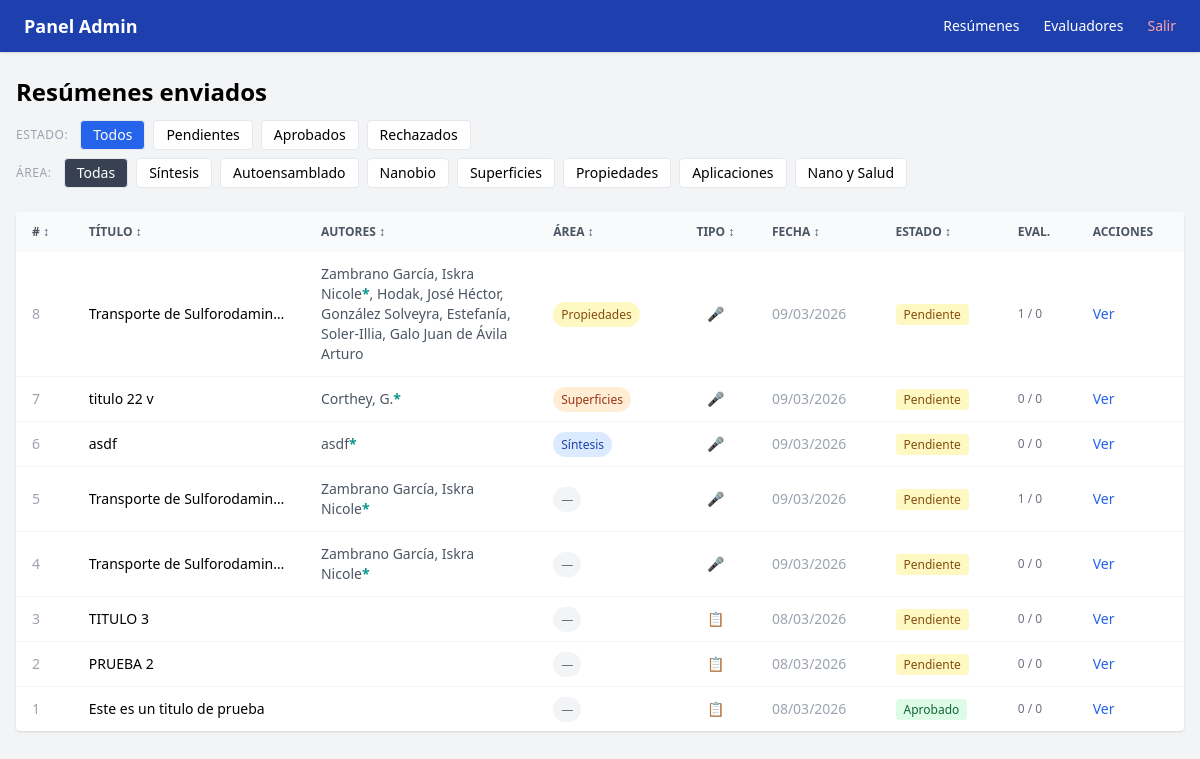
Page /admin (signed in) on the earlier database version.
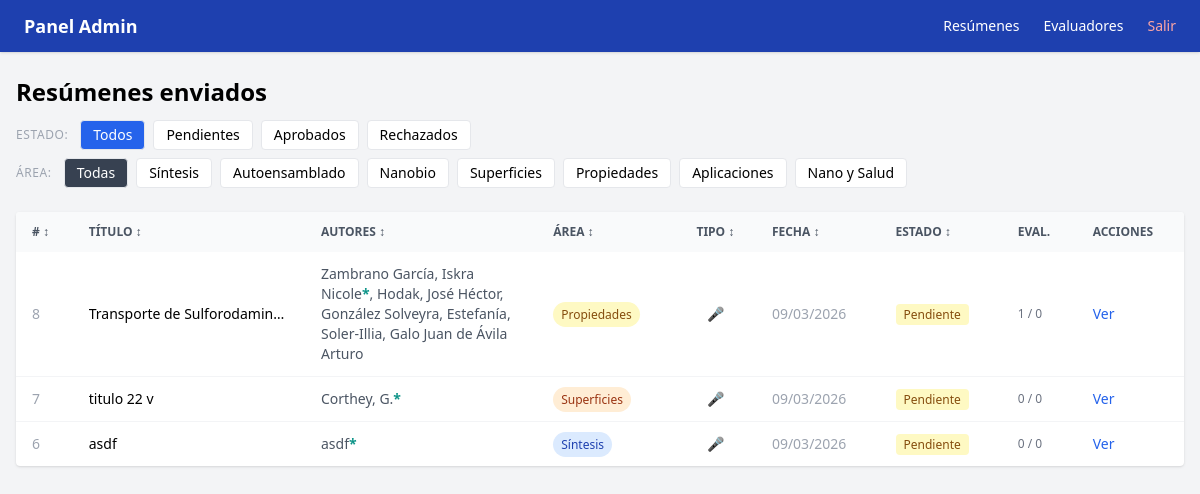
Same page on the later database version.
### app/models.py (models this page shows)
class Abstract(Base):
    __tablename__ = "abstracts"
    id = Column(Integer, primary_key=True, index=True)
    titulo = Column(String, nullable=False)
    autor = Column(String, nullable=False)
    afiliacion = Column(String, nullable=False)
    email_autor = Column(String, nullable=False)
    contenido_html = Column(Text, nullable=False)
    presentacion_oral = Column(Integer, default=0)  # 1 = sí
    estado = Column(Enum(EstadoEnum), default=EstadoEnum.pendiente)
    fecha_envio = Column(DateTime, default=datetime.utcnow)
    reviews = relationship("Review", back_populates="abstract")
    asignaciones = relationship("Asignacion", back_populates="abstract")
    autores = relationship("Autor", back_populates="abstract", order_by="Autor.orden")
    afiliaciones = relationship("Afiliacion", back_populates="abstract", order_by="Afiliacion.orden")
    area_tematica = Column(String, nullable=True)
    referencias_html = Column(Text, nullable=True)

class Autor(Base):
    __tablename__ = "autores"
    id = Column(Integer, primary_key=True, index=True)
    abstract_id = Column(Integer, ForeignKey("abstracts.id"), nullable=False)
    nombre = Column(String, nullable=False)
    orden = Column(Integer, nullable=False)
    es_presentador = Column(Integer, default=0)  # 1 = sí
    afiliaciones_ids = Column(String, nullable=True)  # ej: "1,2"
    abstract = relationship("Abstract", back_populates="autores")

### app/main.py (the view)
@app.get("/admin", response_class=HTMLResponse)
@app.get("/admin", response_class=HTMLResponse)
def admin_abstracts(
    request: Request,
    estado: str = "todos",
    area: str = "todas",
    current_user: models.User = Depends(require_admin),
    db: Session = Depends(get_db)
):
    query = db.query(models.Abstract)
    if estado != "todos":
        query = query.filter(models.Abstract.estado == estado)
    if area != "todas":
        query = query.filter(models.Abstract.area_tematica == area)
    abstracts = query.order_by(models.Abstract.fecha_envio.desc()).all()
    return templates.TemplateResponse("admin/abstracts.html", {
        "request": request,
        "abstracts": abstracts,
        "estado_filtro": estado,
        "area_filtro": area,
        "current_user": current_user
    })

### app/templates/admin/abstracts.html (shortened to what this page needs)
{% extends "admin/base.html" %}
{% block content %}
<div class="mb-6">
    <div class="flex items-center justify-between mb-3">
        <h1 class="text-2xl font-bold">Resúmenes enviados</h1>
    </div>
    <div class="flex flex-wrap gap-2 text-sm mb-2">
        <span class="text-gray-400 text-xs self-center uppercase tracking-wider mr-1">Estado:</span>
        <a href="?estado=todos&area={{ area_filtro }}" class="px-3 py-1 rounded border {% if estado_filtro == 'todos' %}bg-blue-600 text-white{% else %}bg-white{% endif %}">Todos</a>
        <a href="?estado=pendiente&area={{ area_filtro }}" class="px-3 py-1 rounded border {% if estado_filtro == 'pendiente' %}bg-yellow-500 text-white{% else %}bg-white{% endif %}">Pendientes</a>
        <a href="?estado=aprobado&area={{ area_filtro }}" class="px-3 py-1 rounded border {% if estado_filtro == 'aprobado' %}bg-green-600 text-white{% else %}bg-white{% endif %}">Aprobados</a>
        <a href="?estado=rechazado&area={{ area_filtro }}" class="px-3 py-1 rounded border {% if estado_filtro == 'rechazado' %}bg-red-600 text-white{% else %}bg-white{% endif %}">Rechazados</a>
    </div>
    <div class="flex flex-wrap gap-2 text-sm">
        <span class="text-gray-400 text-xs self-center uppercase tracking-wider mr-1">Área:</span>
        <a href="?estado={{ estado_filtro }}&area=todas" class="px-3 py-1 rounded border {% if area_filtro == 'todas' %}bg-gray-700 text-white{% else %}bg-white{% endif %}">Todas</a>
        <a href="?estado={{ estado_filtro }}&area=1" class="px-3 py-1 rounded border {% if area_filtro == '1' %}bg-blue-500 text-white{% else %}bg-white{% endif %}">Síntesis</a>
        <a href="?estado={{ estado_filtro }}&area=2" class="px-3 py-1 rounded border {% if area_filtro == '2' %}bg-purple-500 text-white{% else %}bg-white{% endif %}">Autoensamblado</a>
        <a href="?estado={{ estado_filtro }}&area=3" class="px-3 py-1 rounded border {% if area_filtro == '3' %}bg-green-500 text-white{% else %}bg-white{% endif %}">Nanobio</a>
        <a href="?estado={{ estado_filtro }}&area=4" class="px-3 py-1 rounded border {% if area_filtro == '4' %}bg-orange-500 text-white{% else %}bg-white{% endif %}">Superficies</a>
        <a href="?estado={{ estado_filtro }}&area=5" class="px-3 py-1 rounded border {% if area_filtro == '5' %}bg-yellow-500 text-white{% else %}bg-white{% endif %}">Propiedades</a>
        <a href="?estado={{ estado_filtro }}&area=6" class="px-3 py-1 rounded border {% if area_filtro == '6' %}bg-teal-500 text-white{% else %}bg-white{% endif %}">Aplicaciones</a>
        <a href="?estado={{ estado_filtro }}&area=7" class="px-3 py-1 rounded border {% if area_filtro == '7' %}bg-red-500 text-white{% else %}bg-white{% endif %}">Nano y Salud</a>
    </div>
</div>
{% if abstracts %}
<div class="bg-white rounded shadow overflow-x-auto">
    <table class="text-sm" id="tabla-abstracts" style="min-width: 800px; width: 100%;">
        <thead class="bg-gray-50 text-gray-600 uppercase text-xs">
            <tr>
                <th class="px-4 py-3 text-left cursor-pointer hover:bg-gray-100 select-none" onclick="sortTable(0)"># <span class="sort-icon">↕</span></th>
                <th class="px-4 py-3 text-left cursor-pointer hover:bg-gray-100 select-none" onclick="sortTable(1)">Título <span class="sort-icon">↕</span></th>
                <th class="px-4 py-3 text-left cursor-pointer hover:bg-gray-100 select-none" onclick="sortTable(2)">Autores <span class="sort-icon">↕</span></th>
                <th class="px-4 py-3 text-left cursor-pointer hover:bg-gray-100 select-none" onclick="sortTable(3)">Área <span class="sort-icon">↕</span></th>
                <th class="px-4 py-3 text-center cursor-pointer hover:bg-gray-100 select-none" onclick="sortTable(4)">Tipo <span class="sort-icon">↕</span></th>
                <th class="px-4 py-3 text-left cursor-pointer hover:bg-gray-100 select-none" onclick="sortTable(5)">Fecha <span class="sort-icon">↕</span></th>
                <th class="px-4 py-3 text-left cursor-pointer hover:bg-gray-100 select-none" onclick="sortTable(6)">Estado <span class="sort-icon">↕</span></th>
                <th class="px-4 py-3 text-left">Eval.</th>
                <th class="px-4 py-3 text-left">Acciones</th>
            </tr>
        </thead>
        <tbody class="divide-y divide-gray-100">
            {% for a in abstracts %}
            {% set area_info = {
                '1': ('Síntesis', 'bg-blue-100 text-blue-800'),
                '2': ('Autoensamblado', 'bg-purple-100 text-purple-800'),
                '3': ('Nanobio', 'bg-green-100 text-green-800'),
                '4': ('Superficies', 'bg-orange-100 text-orange-800'),
                '5': ('Propiedades', 'bg-yellow-100 text-yellow-800'),
                '6': ('Aplicaciones', 'bg-teal-100 text-teal-800'),
                '7': ('Nano y Salud', 'bg-red-100 text-red-800'),
            } %}
            {% set info = area_info.get(a.area_tematica, ('—', 'bg-gray-100 text-gray-500')) %}
            <tr class="hover:bg-gray-50">
                <td class="px-4 py-3 text-gray-400">{{ a.id }}</td>
                <td class="px-4 py-3 font-medium" style="max-width: 200px;">
                    <div class="truncate">{{ a.titulo | striptags }}</div>
                </td>
                <td class="px-4 py-3 text-gray-600" style="max-width: 200px;">
                    {% for autor in a.autores %}
                        <span>{{ autor.nombre }}{% if autor.es_presentador %}<span class="text-teal-600 font-bold" title="Presenta">*</span>{% endif %}{% if not loop.last %}, {% endif %}</span>
                    {% endfor %}
                </td>
                <td class="px-4 py-3">
                    <span class="px-2 py-1 rounded-full text-xs font-medium {{ info[1] }}">{{ info[0] }}</span>
                </td>
                <td class="px-4 py-3 text-center">
                    {% if a.presentacion_oral %}
                        <span class="text-teal-600" title="Solicita presentación oral">🎤</span>
                    {% else %}
                        <span class="text-gray-400" title="Solo póster">📋</span>
                    {% endif %}
                </td>
                <td class="px-4 py-3 text-gray-400 whitespace-nowrap">{{ a.fecha_envio.strftime('%d/%m/%Y') }}</td>
                <td class="px-4 py-3 whitespace-nowrap">
                    {% if a.estado.value == 'pendiente' %}
                        <span class="bg-yellow-100 text-yellow-800 px-2 py-0.5 rounded text-xs">Pendiente</span>
                    {% elif a.estado.value == 'aprobado' %}
                        <span class="bg-green-100 text-green-800 px-2 py-0.5 rounded text-xs">Aprobado</span>
                    {% else %}
                        <span class="bg-red-100 text-red-800 px-2 py-0.5 rounded text-xs">Rechazado</span>
                    {% endif %}
                </td>
                <td class="px-4 py-3 text-gray-500 text-xs whitespace-nowrap">{{ a.asignaciones | length }} / {{ a.reviews | length }}</td>
                <td class="px-4 py-3">
                    <a href="/admin/abstracts/{{ a.id }}" class="text-blue-600 hover:underline">Ver</a>
                </td>
            </tr>
            {% endfor %}
        </tbody>
    </table>
</div>
{% else %}
<div class="bg-white rounded shadow p-8 text-center text-gray-400">
    No hay resúmenes con este filtro.
</div>
{% endif %}
{% endblock %}

### app/templates/admin/base.html (shortened to what this page needs)
<!DOCTYPE html>
<html lang="es">
<head>
    <script src="https://cdn.tailwindcss.com"></script>
</head>
<body class="bg-gray-100 min-h-screen">
    <nav class="bg-blue-800 text-white px-6 py-3 sticky top-0 z-50 shadow">
        <div class="flex items-center justify-between">
            <span class="font-bold text-lg">Panel Admin</span>
            <div class="hidden md:flex gap-6 text-sm">
                <a href="/admin" class="hover:underline">Resúmenes</a>
                <a href="/admin/evaluadores" class="hover:underline">Evaluadores</a>
                <a href="/logout" class="hover:underline text-red-300">Salir</a>
            </div>
        </div>
    </nav>
    <div class="w-full px-4 py-6">
        {% block content %}{% endblock %}
    </div>
</body>
</html>

Differences in the rows shown:
removed Abstract: id "5", titulo "Transporte de Sulforodamin…", info "—", fecha_envio "09/03/2026", estado "Pendiente", asignaciones|length "1", reviews|length "0"
removed Autor: nombre "Zambrano García, Iskra Nicole", shown under "5"
removed Abstract: id "4", titulo "Transporte de Sulforodamin…", info "—", fecha_envio "09/03/2026", estado "Pendiente", asignaciones|length "0", reviews|length "0"
removed Autor: nombre "Zambrano García, Iskra Nicole", shown under "4"
removed Abstract: id "3", titulo "TITULO 3", info "—", fecha_envio "08/03/2026", estado "Pendiente", asignaciones|length "0", reviews|length "0"
removed Abstract: id "2", titulo "PRUEBA 2", info "—", fecha_envio "08/03/2026", estado "Pendiente", asignaciones|length "0", reviews|length "0"
removed Abstract: id "1", titulo "Este es un titulo de prueba", info "—", fecha_envio "08/03/2026", estado "Aprobado", asignaciones|length "0", reviews|length "0"
